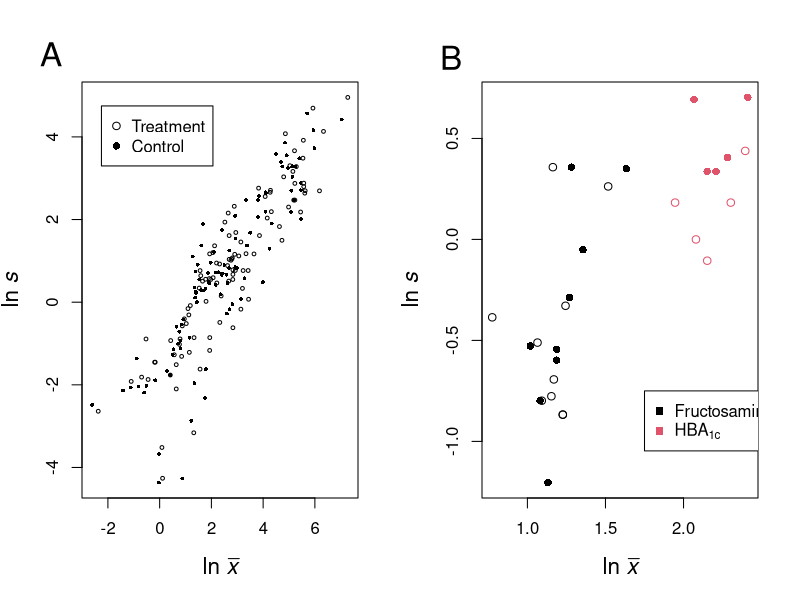

Here is the R script that generated this plot:


# Code to perform the worked exmaples in Revisiting and expanding the meta-analysis of variation: The log coefficient of variation ratio, lnCVR by Alistair M. Senior, Wolfgang Viechtbauer, and Shinichi Nakagawa, submitted to Research Synthesis Methods.

# Written by AM Senior @ The University of Sydney

# load metafor package
library(metafor)

# Function to estimate lnCVR and S2

# Returns yi and vi - calculated effects size and sampling variance

calc_lnCVR<-function(CMean, CSD, CN, EMean, ESD, EN, verbose=F, N=EN, cor=0){
	
	# For independent data
	if(cor == 0){
		yi<-log((ESD / EMean) / (CSD / CMean)) + (1 / (2 * (EN - 1))) - (1 / (2 * (CN - 1))) 
		yi<-yi + 0.5 * (((CSD^2) / (CN * CMean^2)) - ((ESD^2) / (EN * EMean^2)))	
		vi<-CSD^2 / (CN * CMean^2) + CSD^4 / (2 * CN^2 * CMean^4) +
			1 / (2 * (CN - 1)) + 1 / (2 * (CN - 1)^2) + 
			ESD^2 / (EN * EMean^2) + ESD^4 / (2 * EN^2 * EMean^4) +
			1 / (2 * (EN - 1)) + 1 / (2 * (EN - 1)^2)
	}

	# For dependent data
	if(cor != 0){	
		yi<-log((ESD / EMean) / (CSD / CMean)) + 0.5 * (CSD^2 / (N * CMean^2) - ESD^2 / (N * EMean^2))
		vi<-CSD^2 / (N * CMean^2) + ESD^2 / (N * EMean^2) - 
			cor * ((2 * CSD * ESD) / (N * CMean * EMean)) +
			1 / (N - 1) - cor^2 * (1 / (N - 1))
	}
		
	# Return as a data frame
	return(as.data.frame(cbind(yi, vi)))
	
}


pdf("Plots.pdf", height=5, width=10)
par(mfrow=c(1,2), cex.lab=1.35)

############ Ecology Example

data<-get(data(dat.curtis1998))
head(data)

# Note group 1 is under elevated CO2 - the treatment, group 2 is under ambient CO2


# We will randomise the order of the data, so we are sure to end up with a random subset for partially dependent analyses
set.seed(123)
data<-data[sample(seq(1, dim(data)[1], 1)),]

# Is there a mean variance relationship - yes

means<-c(data$m1i, data$m2i)
sds<-c(data$sd1i, data$sd2i)
treats<-c(rep(1, dim(data)[1]), rep(16, dim(data)[1]))

plot(log(means), log(sds), pch=treats, xlab=expression(ln~italic(bar(x))), ylab=expression(ln~italic(s)), cex=0.5)
mtext("A", side=2, at=6, line=1, las=2, cex=2)

legend(-2.25, 4.75, c("Treatment", "Control"), pch=c(1, 16))

# What proportions of the data set should we assume are correlated
prop_cor<-seq(0, 1, 0.2)

# Create a dataframe to hold the resuls
results<-data.frame(prop_cor = prop_cor, Est=0, SE=0, LCI=0, UCI=0, Tau2=0, I2=0, Q=0, Q_p=0)

# Add in the correlations
data$cor<-0

# Calculate the effect sizes assuming complete independence
ES<-data.frame(yi=rep(0, dim(data)[1]))
ES$vi<-0
for(i in 1:dim(data)[1]){
	ES[i,]<-calc_lnCVR(CMean = data$m2i[i], CSD = data$sd2i[i], CN = data$n2i[i], EMean = data$m1i[i], ESD = data$sd1i[i], EN = data$n1i[i], cor=data$cor[i])
}


# Fit the model
model<-rma(yi = ES$yi, vi = ES$vi)
results[1,-1]<-c(model$b, model$se, model$ci.lb, model$ci.ub, model$tau2, model$I2, model$QE, model$QEp)

#pdf("funnel_eco.pdf")

# Do the loop for the other proportions
for(c in 2:length(prop_cor)){
	
	# Add in the assumed correlation
	data$cor[c(1:round(dim(data)[1] * prop_cor[c]))]<-0.8
	
	# Recalculate the effect sizes
	ES<-data.frame(yi=rep(0, dim(data)[1]))
	ES$vi<-0
	for(i in 1:dim(data)[1]){
		ES[i,]<-calc_lnCVR(CMean = data$m2i[i], CSD = data$sd2i[i], CN = data$n2i[i], EMean = data$m1i[i], ESD = data$sd1i[i], EN = data$n1i[i], cor=data$cor[i])
	}


	# Fit the model
	model<-rma(yi = ES$yi, vi = ES$vi)
	results[c,-1]<-c(model$b, model$se, model$ci.lb, model$ci.ub, model$tau2, model$I2, model$QE, model$QEp)
	#plot(ES$yi, sqrt(ES$vi)*-1, col=as.factor(data$cor), main=prop_cor[c], ylim=c(-1.2,0))
}

#dev.off()

write.table(signif(results, 4), "res_eco.csv", sep=",", row.names=F, col.names=names(results))

#### Clinical Example

data<-read.csv("JBM_Meta.csv")
head(data)

# Note group 1 is under low GI, which will treat as the 'treatment' grouo, where as group 2 is udner high GI, which we will treat as the control group

# Assume that the n is total unique individuals, so for cross over that is n in each group, but for parrallel design n is halved

data$n1i<-data$n
data$n2i<-data$n
data$n1i[which(data$Design == "P")]<-data$n1i[which(data$Design == "P")] / 2
data$n2i[which(data$Design == "P")]<-data$n2i[which(data$Design == "P")] / 2

# Is there a mean variance relationship?  - yes

means<-c(data$m1i, data$m2i)
sds<-c(data$sd1i, data$sd2i)
units<-as.factor(c(data$Outcome, data$Outcome))
treats<-c(rep(1, dim(data)[1]), rep(16, dim(data)[1]))

plot(log(means), log(sds), col=as.factor(units), pch=treats, xlab=expression(ln~italic(bar(x))), ylab=expression(ln~italic(s)), cex=1)
mtext("B", side=2, at=0.9, line=1, las=2, cex=2)

legend(1.75, -0.75, c("Fructosamine", expression(HBA[1][c])), col=c(1, 2), pch=15)

# JBM says assume cor is 0.34 for carryovers - lets test analysis assuming 0.3, 0.5, 0.8
corrs<-c(0, 0.3, 0.5, 0.8)

# Create a dataframe to hold the resuls
results<-data.frame(assumed_corr = corrs, Est=0, SE=0, LCI=0, UCI=0, Tau2=0, I2=0, Q=0, Q_p=0)

for(c in 1:length(corrs)){

	# Add in the assumed correlation
	data$cor<-corrs[c]
	data$cor[which(data$Design == "P")]<-0
		
	# Calculate the effect sizes assuming complete independence
	ES<-data.frame(yi=rep(0, dim(data)[1]))
	ES$vi<-0
	for(i in 1:dim(data)[1]){
		ES[i,]<-calc_lnCVR(CMean = data$m2i[i], CSD = data$sd2i[i], CN = data$n2i[i], EMean = data$m1i[i], ESD = data$sd1i[i], EN = data$n1i[i], cor=data$cor[i])
	}
	
	# Fit the model
	model<-rma(yi = ES$yi, vi = ES$vi)
	results[c,-1]<-c(model$b, model$se, model$ci.lb, model$ci.ub, model$tau2, model$I2, model$QE, model$QEp)

}

write.table(signif(results, 4), "res_clin.csv", sep=",", row.names=F, col.names=names(results))

100 * (1 - exp(results$Est))

dev.off()
